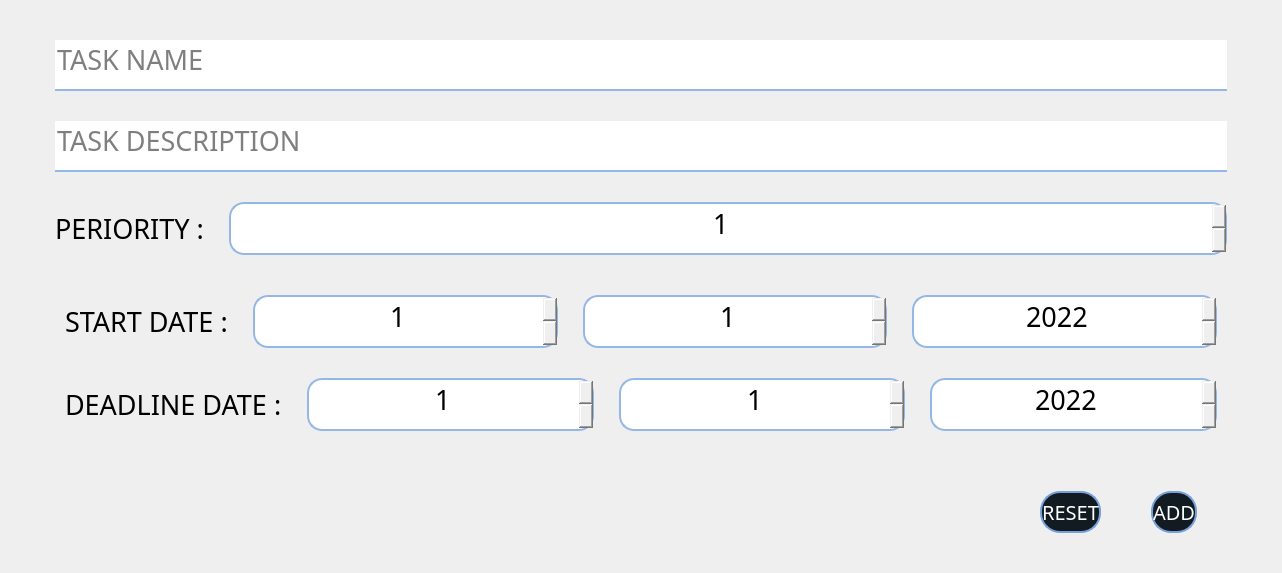
                    <widget class="QWidget" name="add_task">
                     <property name="toolTip">
                      <string/>
                     </property>
                     <property name="styleSheet">
                      <string notr="true"/>
                     </property>
                     <attribute name="icon">
                      <iconset resource="Style.qrc">
                       <normaloff>:/icon/Icon/add_white.png</normaloff>:/icon/Icon/add_white.png</iconset>
                     </attribute>
                     <attribute name="title">
                      <string>Add Task</string>
                     </attribute>
                     <layout class="QVBoxLayout" name="verticalLayout_16">
                      <property name="spacing">
                       <number>10</number>
                      </property>
                      <property name="leftMargin">
                       <number>10</number>
                      </property>
                      <property name="topMargin">
                       <number>10</number>
                      </property>
                      <property name="rightMargin">
                       <number>10</number>
                      </property>
                      <property name="bottomMargin">
                       <number>10</number>
                      </property>
                      <item>
                       <widget class="QWidget" name="add_container" native="true">
                        <layout class="QVBoxLayout" name="verticalLayout_17" stretch="8,2">
                         <property name="spacing">
                          <number>10</number>
                         </property>
                         <property name="leftMargin">
                          <number>10</number>
                         </property>
                         <property name="topMargin">
                          <number>10</number>
                         </property>
                         <property name="rightMargin">
                          <number>10</number>
                         </property>
                         <property name="bottomMargin">
                          <number>10</number>
                         </property>
                         <item>
                          <widget class="QWidget" name="add_top" native="true">
                           <layout class="QVBoxLayout" name="verticalLayout_18" stretch="2,3,2,3">
                            <property name="spacing">
                             <number>10</number>
                            </property>
                            <property name="leftMargin">
                             <number>10</number>
                            </property>
                            <property name="topMargin">
                             <number>10</number>
                            </property>
                            <property name="rightMargin">
                             <number>10</number>
                            </property>
                            <property name="bottomMargin">
                             <number>10</number>
                            </property>
                            <item>
                             <widget class="QWidget" name="task_name" native="true">
                              <layout class="QVBoxLayout" name="verticalLayout_19">
                               <property name="spacing">
                                <number>10</number>
                               </property>
                               <property name="leftMargin">
                                <number>25</number>
                               </property>
                               <property name="topMargin">
                                <number>10</number>
                               </property>
                               <property name="rightMargin">
                                <number>25</number>
                               </property>
                               <property name="bottomMargin">
                                <number>10</number>
                               </property>
                               <item>
                                <widget class="QLineEdit" name="task_name_en">
                                 <property name="font">
                                  <font>
                                   <family>Akhand-Regular</family>
                                   <pointsize>20</pointsize>
                                  </font>
                                 </property>
                                 <property name="toolTip">
                                  <string/>
                                 </property>
                                 <property name="styleSheet">
                                  <string notr="true">QLineEdit { border : 0px;
border-bottom : 2px solid #95b7e5;
padding-bottom:10px; }</string>
                                 </property>
                                 <property name="frame">
                                  <bool>true</bool>
                                 </property>
                                 <property name="dragEnabled">
                                  <bool>true</bool>
                                 </property>
                                 <property name="placeholderText">
                                  <string>TASK NAME</string>
                                 </property>
                                 <property name="clearButtonEnabled">
                                  <bool>true</bool>
                                 </property>
                                </widget>
                               </item>
                              </layout>
                             </widget>
                            </item>
                            <item>
                             <widget class="QWidget" name="task_description" native="true">
                              <property name="font">
                               <font>
                                <family>Akhand-Regular</family>
                                <pointsize>20</pointsize>
                               </font>
                              </property>
                              <property name="toolTip">
                               <string/>
                              </property>
                              <layout class="QVBoxLayout" name="verticalLayout_20">
                               <property name="spacing">
                                <number>10</number>
                               </property>
                               <property name="leftMargin">
                                <number>25</number>
                               </property>
                               <property name="topMargin">
                                <number>10</number>
                               </property>
                               <property name="rightMargin">
                                <number>25</number>
                               </property>
                               <property name="bottomMargin">
                                <number>10</number>
                               </property>
                               <item>
                                <widget class="QLineEdit" name="task_description_2">
                                 <property name="font">
                                  <font>
                                   <family>Akhand-Regular</family>
                                   <pointsize>20</pointsize>
                                  </font>
                                 </property>
                                 <property name="styleSheet">
                                  <string notr="true">QLineEdit { border : 0px;
border-bottom : 2px solid #95b7e5;
padding-bottom:10px; }</string>
                                 </property>
                                 <property name="dragEnabled">
                                  <bool>true</bool>
                                 </property>
                                 <property name="placeholderText">
                                  <string>TASK DESCRIPTION</string>
                                 </property>
                                 <property name="clearButtonEnabled">
                                  <bool>true</bool>
                                 </property>
                                </widget>
                               </item>
                              </layout>
                             </widget>
                            </item>
                            <item>
                             <widget class="QWidget" name="periority" native="true">
                              <layout class="QHBoxLayout" name="horizontalLayout_8">
                               <property name="spacing">
                                <number>25</number>
                               </property>
                               <property name="leftMargin">
                                <number>25</number>
                               </property>
                               <property name="topMargin">
                                <number>10</number>
                               </property>
                               <property name="rightMargin">
                                <number>25</number>
                               </property>
                               <property name="bottomMargin">
                                <number>10</number>
                               </property>
                               <item>
                                <widget class="QLabel" name="task_periority">
                                 <property name="sizePolicy">
                                  <sizepolicy hsizetype="Fixed" vsizetype="Preferred">
                                   <horstretch>0</horstretch>
                                   <verstretch>0</verstretch>
                                  </sizepolicy>
                                 </property>
                                 <property name="font">
                                  <font>
                                   <family>Akhand-Regular</family>
                                   <pointsize>20</pointsize>
                                  </font>
                                 </property>
                                 <property name="toolTip">
                                  <string/>
                                 </property>
                                 <property name="text">
                                  <string>PERIORITY :</string>
                                 </property>
                                </widget>
                               </item>
                               <item>
                                <widget class="QSpinBox" name="task_periority_en">
                                 <property name="font">
                                  <font>
                                   <family>Akhand-Regular</family>
                                   <pointsize>20</pointsize>
                                  </font>
                                 </property>
                                 <property name="toolTip">
                                  <string/>
                                 </property>
                                 <property name="styleSheet">
                                  <string notr="true">QSpinBox { 
border : 2px solid #95b7e5;
border-radius: 15px;
padding-bottom:10px; }</string>
                                 </property>
                                 <property name="inputMethodHints">
                                  <set>Qt::ImhDigitsOnly|Qt::ImhFormattedNumbersOnly</set>
                                 </property>
                                 <property name="alignment">
                                  <set>Qt::AlignCenter</set>
                                 </property>
                                 <property name="minimum">
                                  <number>1</number>
                                 </property>
                                 <property name="maximum">
                                  <number>10</number>
                                 </property>
                                </widget>
                               </item>
                              </layout>
                             </widget>
                            </item>
                            <item>
                             <widget class="QWidget" name="start_end" native="true">
                              <layout class="QVBoxLayout" name="verticalLayout_22">
                               <property name="spacing">
                                <number>10</number>
                               </property>
                               <property name="leftMargin">
                                <number>10</number>
                               </property>
                               <property name="topMargin">
                                <number>10</number>
                               </property>
                               <property name="rightMargin">
                                <number>10</number>
                               </property>
                               <property name="bottomMargin">
                                <number>10</number>
                               </property>
                               <item>
                                <widget class="QWidget" name="start_date" native="true">
                                 <layout class="QHBoxLayout" name="horizontalLayout_4">
                                  <property name="spacing">
                                   <number>25</number>
                                  </property>
                                  <property name="leftMargin">
                                   <number>25</number>
                                  </property>
                                  <property name="topMargin">
                                   <number>10</number>
                                  </property>
                                  <property name="rightMargin">
                                   <number>25</number>
                                  </property>
                                  <property name="bottomMargin">
                                   <number>10</number>
                                  </property>
                                  <item>
                                   <widget class="QLabel" name="start_label">
                                    <property name="sizePolicy">
                                     <sizepolicy hsizetype="Fixed" vsizetype="Preferred">
                                      <horstretch>0</horstretch>
                                      <verstretch>0</verstretch>
                                     </sizepolicy>
                                    </property>
                                    <property name="font">
                                     <font>
                                      <family>Akhand-Regular</family>
                                      <pointsize>20</pointsize>
                                     </font>
                                    </property>
                                    <property name="toolTip">
                                     <string/>
                                    </property>
                                    <property name="text">
                                     <string>START DATE :</string>
                                    </property>
                                   </widget>
                                  </item>
                                  <item>
                                   <widget class="QSpinBox" name="day_start">
                                    <property name="font">
                                     <font>
                                      <family>Akhand-Regular</family>
                                      <pointsize>20</pointsize>
                                     </font>
                                    </property>
                                    <property name="toolTip">
                                     <string/>
                                    </property>
                                    <property name="styleSheet">
                                     <string notr="true">QSpinBox { 
border : 2px solid #95b7e5;
border-radius: 15px;
padding-bottom:10px; }</string>
                                    </property>
                                    <property name="inputMethodHints">
                                     <set>Qt::ImhDate|Qt::ImhDigitsOnly|Qt::ImhFormattedNumbersOnly</set>
                                    </property>
                                    <property name="alignment">
                                     <set>Qt::AlignCenter</set>
                                    </property>
                                    <property name="minimum">
                                     <number>1</number>
                                    </property>
                                    <property name="maximum">
                                     <number>31</number>
                                    </property>
                                   </widget>
                                  </item>
                                  <item>
                                   <widget class="QSpinBox" name="month_start">
                                    <property name="font">
                                     <font>
                                      <family>Akhand-Regular</family>
                                      <pointsize>20</pointsize>
                                     </font>
                                    </property>
                                    <property name="toolTip">
                                     <string/>
                                    </property>
                                    <property name="styleSheet">
                                     <string notr="true">QSpinBox { 
border : 2px solid #95b7e5;
border-radius: 15px;
padding-bottom:10px; }</string>
                                    </property>
                                    <property name="inputMethodHints">
                                     <set>Qt::ImhDate|Qt::ImhDigitsOnly|Qt::ImhFormattedNumbersOnly</set>
                                    </property>
                                    <property name="alignment">
                                     <set>Qt::AlignCenter</set>
                                    </property>
                                    <property name="minimum">
                                     <number>1</number>
                                    </property>
                                    <property name="maximum">
                                     <number>12</number>
                                    </property>
                                   </widget>
                                  </item>
                                  <item>
                                   <widget class="QSpinBox" name="year_start">
                                    <property name="font">
                                     <font>
                                      <family>Akhand-Regular</family>
                                      <pointsize>20</pointsize>
                                     </font>
                                    </property>
                                    <property name="toolTip">
                                     <string/>
                                    </property>
                                    <property name="styleSheet">
                                     <string notr="true">QSpinBox { 
border : 2px solid #95b7e5;
border-radius: 15px;
padding-bottom:10px; }</string>
                                    </property>
                                    <property name="inputMethodHints">
                                     <set>Qt::ImhDate|Qt::ImhDigitsOnly|Qt::ImhFormattedNumbersOnly</set>
                                    </property>
                                    <property name="alignment">
                                     <set>Qt::AlignCenter</set>
                                    </property>
                                    <property name="minimum">
                                     <number>2022</number>
                                    </property>
                                    <property name="maximum">
                                     <number>2025</number>
                                    </property>
                                   </widget>
                                  </item>
                                 </layout>
                                </widget>
                               </item>
                               <item>
                                <widget class="QWidget" name="end_date" native="true">
                                 <layout class="QHBoxLayout" name="horizontalLayout_5">
                                  <property name="spacing">
                                   <number>25</number>
                                  </property>
                                  <property name="leftMargin">
                                   <number>25</number>
                                  </property>
                                  <property name="topMargin">
                                   <number>10</number>
                                  </property>
                                  <property name="rightMargin">
                                   <number>25</number>
                                  </property>
                                  <property name="bottomMargin">
                                   <number>10</number>
                                  </property>
                                  <item>
                                   <widget class="QLabel" name="end_label">
                                    <property name="sizePolicy">
                                     <sizepolicy hsizetype="Fixed" vsizetype="Preferred">
                                      <horstretch>0</horstretch>
                                      <verstretch>0</verstretch>
                                     </sizepolicy>
                                    </property>
                                    <property name="font">
                                     <font>
                                      <family>Akhand-Regular</family>
                                      <pointsize>20</pointsize>
                                     </font>
                                    </property>
                                    <property name="toolTip">
                                     <string/>
                                    </property>
                                    <property name="text">
                                     <string>DEADLINE DATE :</string>
                                    </property>
                                   </widget>
                                  </item>
                                  <item>
                                   <widget class="QSpinBox" name="day_end">
                                    <property name="font">
                                     <font>
                                      <family>Akhand-Regular</family>
                                      <pointsize>20</pointsize>
                                     </font>
                                    </property>
                                    <property name="toolTip">
                                     <string/>
                                    </property>
                                    <property name="styleSheet">
                                     <string notr="true">QSpinBox { 
border : 2px solid #95b7e5;
border-radius: 15px;
padding-bottom:10px; }</string>
                                    </property>
                                    <property name="inputMethodHints">
                                     <set>Qt::ImhDate|Qt::ImhDigitsOnly|Qt::ImhFormattedNumbersOnly</set>
                                    </property>
                                    <property name="alignment">
                                     <set>Qt::AlignCenter</set>
                                    </property>
                                    <property name="minimum">
                                     <number>1</number>
                                    </property>
                                    <property name="maximum">
                                     <number>31</number>
                                    </property>
                                   </widget>
                                  </item>
                                  <item>
                                   <widget class="QSpinBox" name="month_end">
                                    <property name="font">
                                     <font>
                                      <family>Akhand-Regular</family>
                                      <pointsize>20</pointsize>
                                     </font>
                                    </property>
                                    <property name="toolTip">
                                     <string/>
                                    </property>
                                    <property name="styleSheet">
                                     <string notr="true">QSpinBox { 
border : 2px solid #95b7e5;
border-radius: 15px;
padding-bottom:10px; }</string>
                                    </property>
                                    <property name="inputMethodHints">
                                     <set>Qt::ImhDate|Qt::ImhDigitsOnly|Qt::ImhFormattedNumbersOnly</set>
                                    </property>
                                    <property name="alignment">
                                     <set>Qt::AlignCenter</set>
                                    </property>
                                    <property name="minimum">
                                     <number>1</number>
                                    </property>
                                    <property name="maximum">
                                     <number>12</number>
                                    </property>
                                   </widget>
                                  </item>
                                  <item>
                                   <widget class="QSpinBox" name="yaer_end">
                                    <property name="font">
                                     <font>
                                      <family>Akhand-Regular</family>
                                      <pointsize>20</pointsize>
                                     </font>
                                    </property>
                                    <property name="toolTip">
                                     <string/>
                                    </property>
                                    <property name="styleSheet">
                                     <string notr="true">QSpinBox { 
border : 2px solid #95b7e5;
border-radius: 15px;
padding-bottom:10px; }</string>
                                    </property>
                                    <property name="inputMethodHints">
                                     <set>Qt::ImhDate|Qt::ImhDigitsOnly|Qt::ImhFormattedNumbersOnly</set>
                                    </property>
                                    <property name="alignment">
                                     <set>Qt::AlignCenter</set>
                                    </property>
                                    <property name="minimum">
                                     <number>2022</number>
                                    </property>
                                    <property name="maximum">
                                     <number>2025</number>
                                    </property>
                                   </widget>
                                  </item>
                                 </layout>
                                </widget>
                               </item>
                              </layout>
                             </widget>
                            </item>
                           </layout>
                          </widget>
                         </item>
                         <item>
                          <widget class="QWidget" name="add_bottom" native="true">
                           <layout class="QHBoxLayout" name="horizontalLayout_6">
                            <property name="spacing">
                             <number>10</number>
                            </property>
                            <property name="leftMargin">
                             <number>1000</number>
                            </property>
                            <property name="topMargin">
                             <number>10</number>
                            </property>
                            <property name="rightMargin">
                             <number>45</number>
                            </property>
                            <property name="bottomMargin">
                             <number>10</number>
                            </property>
                            <item>
                             <widget class="QPushButton" name="reset_btn">
                              <property name="font">
                               <font>
                                <family>Akhand-Black</family>
                                <pointsize>15</pointsize>
                               </font>
                              </property>
                              <property name="toolTip">
                               <string>RESET</string>
                              </property>
                              <property name="styleSheet">
                               <string notr="true">QPushButton{
	color : white;
    border: 2px solid ;
    border-radius: 20px;
	border-color: #77a0d9;
    background-color:#111b21;
    fixed-width: 80px;
	margin-left: 20px;
	margin-right:20px;
	margin-bottom:10px;
	margin-top : 10px;
    padding-top:5px;
	padding-bottom:5px;
}

QPushButton:hover{
	background-color: #5682bf;
}</string>
                              </property>
                              <property name="text">
                               <string>RESET</string>
                              </property>
                             </widget>
                            </item>
                            <item>
                             <widget class="QPushButton" name="add_btn">
                              <property name="font">
                               <font>
                                <family>Akhand-Black</family>
                                <pointsize>15</pointsize>
                               </font>
                              </property>
                              <property name="toolTip">
                               <string>ADD TASK</string>
                              </property>
                              <property name="styleSheet">
                               <string notr="true">QPushButton{
	color : white;
    border: 2px solid ;
    border-radius: 20px;
	border-color: #77a0d9;
    background-color:#111b21;
    fixed-width: 80px;
	margin-left: 20px;
	margin-right:20px;
	margin-bottom:10px;
	margin-top : 10px;
    padding-top:5px;
	padding-bottom:5px;
}

QPushButton:hover{
	background-color: #5682bf;
}</string>
                              </property>
                              <property name="text">
                               <string>ADD</string>
                              </property>
                             </widget>
                            </item>
                           </layout>
                          </widget>
                         </item>
                        </layout>
                       </widget>
                      </item>
                     </layout>
                    </widget>
